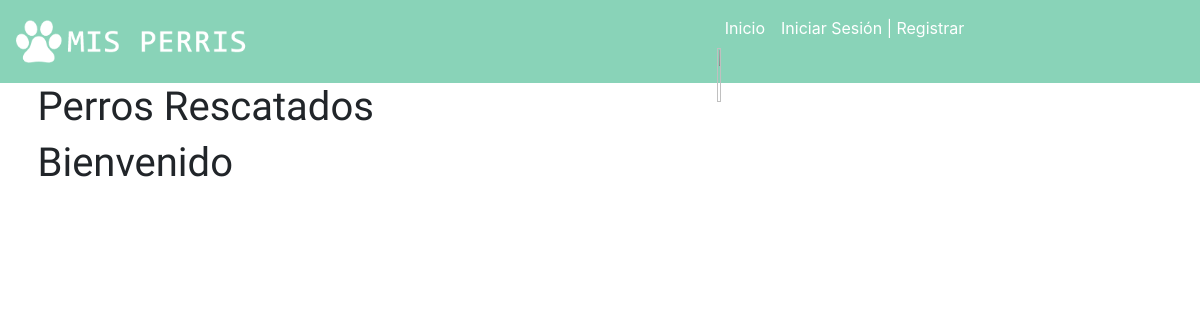
/perris/disponibles, run on an earlier commit of the app's database.
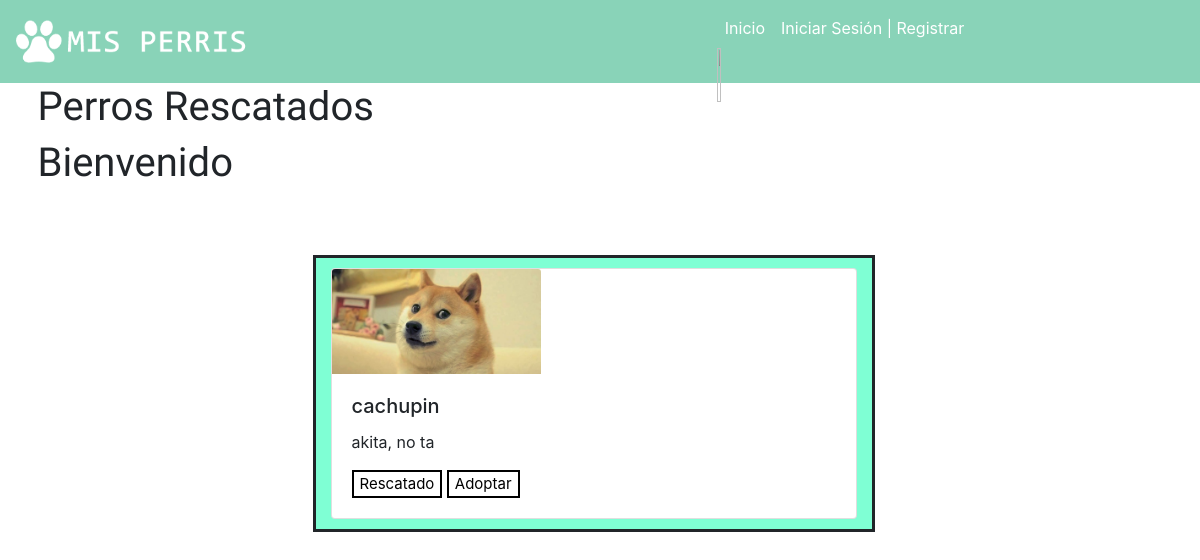
And on a later commit of the database.
### perris/models.py (models this page shows, shortened)
class Perros_Rescatados(models.Model):
    author = models.ForeignKey('auth.User', on_delete=models.CASCADE)
    estado= models.CharField(max_length=30, choices=ESTADOS, default='')
    fotografia_perro=models.FileField(blank=True, null=True)
    nombre_perro = models.CharField(max_length=200)
    raza_predominante = models.CharField(max_length=200)
    descripcion=models.TextField()
    published_date = models.DateTimeField(blank=True, null=True)

### perris/views.py (the view)
# urls.py: url('perris/disponibles', views.perros_disponibles , name="perros_disponibles"),
def perros_disponibles(request):
    perros = Perros_Rescatados.objects.filter(published_date__lte=timezone.now()).order_by('published_date')
    return render(request, 'perris/perros_disponibles.html', {'perros': perros})

### perris/templates/perris/perros_disponibles.html (shortened to what this page needs)
 {% extends 'perris/base.html' %} {% block content %}
<div class="container">
  <h1 class="titulo-general">Perros Rescatados</h1>
  <h1 class="animated fadeInLeft titulo-general">Bienvenido {{user.username}} </h1>
    <div class="row">
        <form action="">
      {% for perro in perros %}
      <div class="col-13 col-md-6 col-lg-6">
        <div class="card tarjeta-perro animated bounceInUp">
          {% if perro.fotografia_perro %}
          <img src="{{perro.fotografia_perro.url}}" class="img-responsive card-img-top"> {% endif %}
          <div class="card-body">
            <h5 class="card-title">{{perro.nombre_perro}}</h5>
            <p class="card-text">{{ perro.descripcion }}</p>
            <button class="esta "> {{perro.estado}}</button>
            <button onclick="sweetalert()" type="button">Adoptar</button>
          </div>
        </div>
      </div>
      {% endfor %}
    </form>
    </div>
</div>
{% endblock %}

### perris/templates/perris/base.html (shortened to what this page needs)
<!DOCTYPE html>
<html>
    {% load pwa %}
    {% load staticfiles %}
<head>
<link rel="stylesheet" href="https://stackpath.bootstrapcdn.com/bootstrap/4.1.3/css/bootstrap.min.css">
<link rel="stylesheet" href="{% static 'css/estilos.css' %}">
<link rel="stylesheet" type="text/css" href="{% static 'fonts/style.css' %}">
<link rel="stylesheet" href="https://cdnjs.cloudflare.com/ajax/libs/animate.css/3.7.0/animate.min.css">
<link rel="stylesheet" href="https://use.fontawesome.com/releases/v5.4.1/css/all.css"></head>
<body>
<nav class="navbar  navbar-expand-lg navbar-light " style="background-color: #89D3B8;"  >
  <div class="collapse navbar-collapse" id="navbarSupportedContent">
    <img id="logo" src="media/logo.png" alt="" >
    <ul class="navbar-nav mr-auto barra ">
      <li class="nav-item active">
        <a class="nav-link text-white" href="/"></i> Inicio</a>
        <img id=logo src="C:\Users\Adlbz\Desktop\Mis-Perris-master\media\logo.png" alt="">
      </li>
       <li class="nav-item">
      <li class="nav-item">
        {% if user.is_authenticated %}
        <p><a class="nav-link text-white " href="{% url 'logout' %}"> Cerrar Sesión</a></p>
      {% else %}
        <a class="nav-link text-white " href="{% url 'login' %}"> Iniciar Sesión |  Registrar</a>
      {% endif %}
      </li>
    </ul>
  </div>
</nav>
        <div class="a">
            <div class="row">
                {% block content %}
                {% endblock %}
                </div>
            </div>
    </body>
</html>

### perris/static/css/estilos.css (style rules this page uses)
img { width: 90%; height: 90%; }
#logo { width: 20%; margin-right: 40%; }
.tarjeta-perro { margin-bottom: 10px; margin-top: 10px; }
.titulo-general { font-family: 'Varela Round', sans-serif; }
.img-responsive { width: 40%; height: 80%; }
.row { margin-right: 0px; }
button { background-color: white; border: 2px solid black; font-size: 15px; }
.col-13 { margin-left: 290px; margin-top: 60px; background: aquamarine; border-style: solid; }
@media (min-width: 768px) { button { cursor: pointer; } }

What changed in the data, as far as the page shows it:
added Perros_Rescatados: fotografia_perro (picture), nombre_perro "cachupin", descripcion "akita, no ta", estado "Rescatado"
